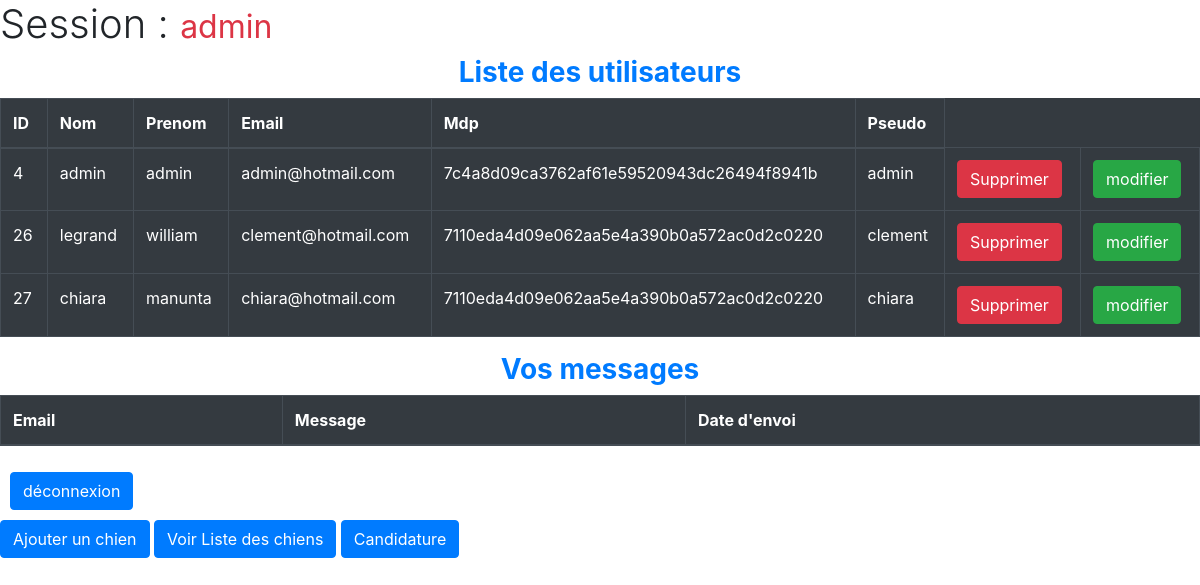
The app's page /redirectionAdmin.php (signed in) with its own data.
### tables this page shows
CREATE TABLE IF NOT EXISTS `user` (
  `id` int(255) NOT NULL AUTO_INCREMENT,
  `nom` varchar(50) NOT NULL,
  `prenom` varchar(50) NOT NULL,
  `mdp` varchar(50) NOT NULL,
  `email` varchar(50) NOT NULL,
  `pseudo` varchar(50) NOT NULL,
  `role` varchar(10) NOT NULL,
  PRIMARY KEY (`id`)
);

### redirectionAdmin.php (the view, shortened to what this page needs)
<?php
$bdd = connectionDb();
$condition = 0;
    ?>
<!DOCTYPE html PUBLIC "-//W3C//DTD XHTML 1.0 Strict//EN" "http://www.w3.org/TR/xhtml1/DTD/xhtml1-strict.dtd">
<html xmlns="http://www.w3.org/1999/xhtml" xml:lang="fr" >
<head>
    <link rel="stylesheet" type="text/css" href="bootstrap.min.css">
</head>
<body>
<?php if($condition!==3) { ;?>
<div>
     <p class="font-weight-light h1"> Session :   <small class="text-danger"> admin</small> </p>
    <p class="h3 font-weight-bold text-center text-primary">Liste des utilisateurs</p>
    <div class="table-responsive">
    <table class="table  table-hover table-bordered table-dark">
        <thead>
            <tr>
                <th>ID</th>
                <th> Nom</th>
                <th>Prenom</th>
                <th>Email</th>
                <th>Mdp</th>
                <th>Pseudo</th>
            </tr>
        </thead>
    <tbody>
            <?php
             $requete = $bdd->prepare('SELECT id,nom,prenom,email,mdp,pseudo FROM user');
             $requete ->execute();
             while($data = $requete ->fetch())
             {
                 ?>
                <tr>
                    <td> <?php echo $data['id'] ; ?></td>
                    <td> <?php echo $data['nom'] ; ?> </td>
                    <td> <?php echo $data['prenom'] ; ?> </td>
                    <td> <?php echo $data['email'] ; ?> </td>
                    <td> <?php echo $data['mdp'] ; ?> </td>
                    <td> <?php echo $data['pseudo'] ; ?> </td>
                    <td> <?php echo '<a  class="btn btn-danger" href="supp.php?id='.$data['id']; ?> ">Supprimer </a></td>
                    <td>
                        <form action="redirectionAdmin.php" method="post">
                            <input type="submit" value="modifier" name="modification" class="btn btn-success">
                        </form>
                    </td>
                </tr>
                <?php $i++;
             }
                 ?>
    </tbody>
    </table>
    </div>
</div>
<div class="table-responsive">
    <p class="h3 font-weight-bold text-center text-primary">Vos messages</p>
    <table class="table  table-hover table-bordered table-dark">
        <thead>
        <tr>
            <th> Email </th>
            <th> Message</th>
            <th> Date d'envoi</th>
        </tr>
        </thead>
    </table>
</div>
<div>
    <div style="padding: 10px;">
    <form action="redirectionAdmin.php" method="post">
        <input type="submit" name="quitter" value="déconnexion" class="btn btn-primary">
    </form>
    </div>
    <a href="ajoutChienAdmin.php" class="btn btn-primary">Ajouter un chien</a>
    <a href="listeDeChiots.php" class="btn-primary btn"> Voir Liste des chiens</a>
    <a href="voircandidature.php" class="btn btn-primary">Candidature</a>
</div>
<?php } ; ?>
</body>
</html>

### records on screen
user: id "4", nom "admin", prenom "admin", email "admin@hotmail.com", mdp "7c4a8d09ca3762af61e59520943dc26494f8941b", pseudo "admin"
user: id "26", nom "legrand", prenom "william", email "clement@hotmail.com", mdp "7110eda4d09e062aa5e4a390b0a572ac0d2c0220", pseudo "clement"
user: id "27", nom "chiara", prenom "manunta", email "chiara@hotmail.com", mdp "7110eda4d09e062aa5e4a390b0a572ac0d2c0220", pseudo "chiara"
